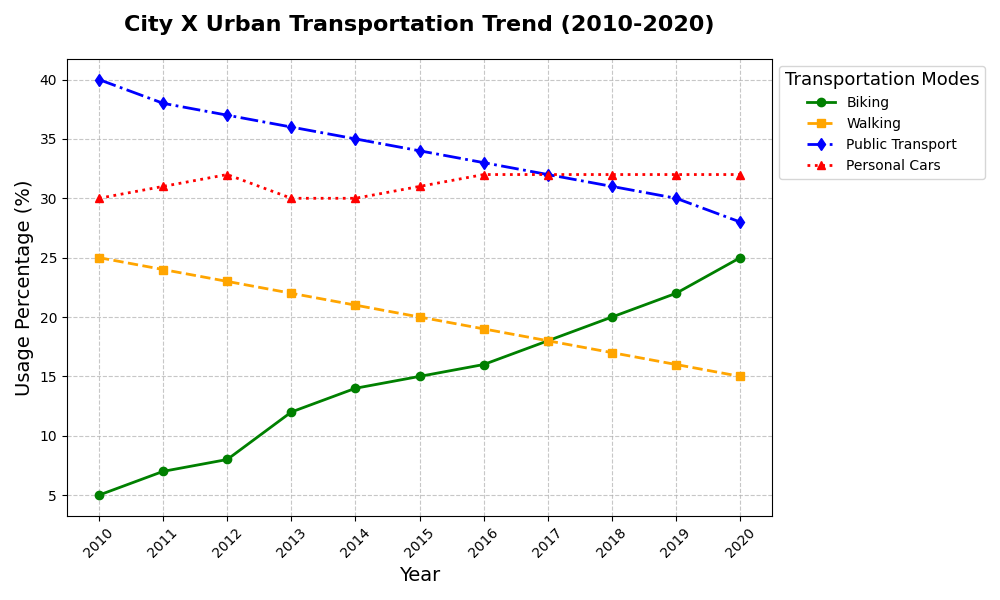

Python code for this plot:
import matplotlib.pyplot as plt
import numpy as np

# The backstory: We are plotting the fictional "City X Urban Transportation Trend" showing the shifting popularity of various transportation modes (Biking, Walking, Public Transport, Personal Cars) over a decade from 2010 to 2020.

# Years from 2010 to 2020
years = np.arange(2010, 2021)

# Synthetic data for the different transportation modes over the years (in percentage)
biking = np.array([5, 7, 8, 12, 14, 15, 16, 18, 20, 22, 25])
walking = np.array([25, 24, 23, 22, 21, 20, 19, 18, 17, 16, 15])
public_transport = np.array([40, 38, 37, 36, 35, 34, 33, 32, 31, 30, 28])
personal_cars = np.array([30, 31, 32, 30, 30, 31, 32, 32, 32, 32, 32])

# Plotting the data
fig, ax = plt.subplots(figsize=(10, 6))

# Plotting each line with different styles and markers
ax.plot(years, biking, label='Biking', color='green', marker='o', linestyle='-', linewidth=2, markersize=6)
ax.plot(years, walking, label='Walking', color='orange', marker='s', linestyle='--', linewidth=2, markersize=6)
ax.plot(years, public_transport, label='Public Transport', color='blue', marker='d', linestyle='-.', linewidth=2, markersize=6)
ax.plot(years, personal_cars, label='Personal Cars', color='red', marker='^', linestyle=':', linewidth=2, markersize=6)

# Customizing the title and labels
plt.title("City X Urban Transportation Trend (2010-2020)", fontsize=16, weight='bold', pad=20)
plt.xlabel("Year", fontsize=14)
plt.ylabel("Usage Percentage (%)", fontsize=14)

# Adding a legend to explain the lines
plt.legend(title='Transportation Modes', loc='upper left', fontsize=10, bbox_to_anchor=(1, 1), title_fontsize='13')

# Enhance grid visibility
ax.grid(True, linestyle='--', alpha=0.7)

# Adjust x-ticks for better visibility
ax.set_xticks(years)
plt.xticks(rotation=45)

# Automatically adjust layout for a clean visual representation
plt.tight_layout()

# Display the plot
plt.show()
